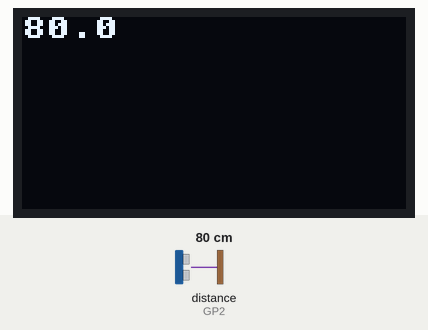
Recording of a program running on a simulated Raspberry Pi Pico running MicroPython. Shown: 128×64 one-colour display. The test bench sets the inputs (shaded band); at power-on: distance to the obstacle (sensor on GP2) 80 cm. The echo pulse lasts 58.3 µs per cm; library files of the repository ran but are not shown: ssd1306.py; what the program prints to the serial console is not drawn.

Above: at 1.2 s.
1.3 s: distance to the obstacle (sensor on GP2) set to 2 cm
At 3.3 s:
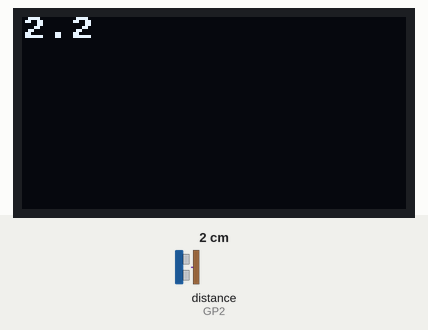
3.6 s: distance to the obstacle (sensor on GP2) set to 4 cm
At 4.4 s:
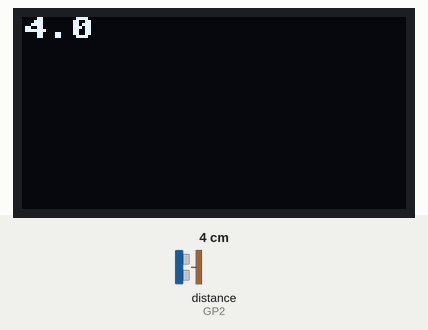
5.6 s: distance to the obstacle (sensor on GP2) set to 9 cm
At 6.6 s:
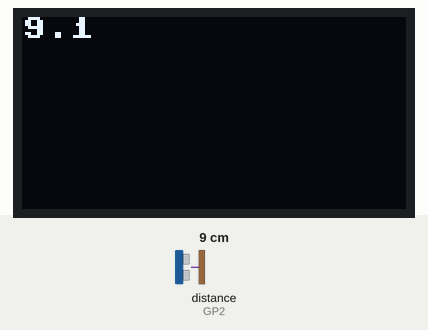
Timing chart, 0 to 8.6 s (numbered marks = the images above; inputs shaded):
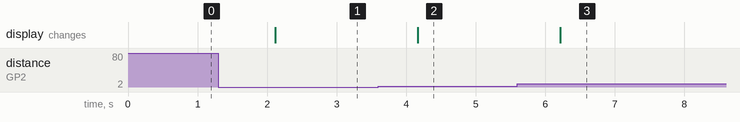

The program:

Ultrasonic_Distance_Sensor.py
```python
from machine import Pin, I2C
from ssd1306 import SSD1306_I2C
import utime

WIDTH = 128
HEIGHT = 64

i2c = I2C(0, scl = Pin(17), sda = Pin(16), freq=400000)
display = SSD1306_I2C(WIDTH, HEIGHT, i2c)


trigger = Pin(3, Pin.OUT)
echo = Pin(2, Pin.IN)


def ultra():
   trigger.low()
   utime.sleep_us(2)
   trigger.high()
   utime.sleep_us(5)
   trigger.low()
   while echo.value() == 0:
       signaloff = utime.ticks_us()
   while echo.value() == 1:
       signalon = utime.ticks_us()

   timepassed = signalon - signaloff
   distance = (timepassed * 0.0343) / 2
   distance = "{:.1f}".format(distance)

   print(distance + " cm")

   return str(distance)


print("fok")
ngf = ultra()
print(ngf)
while True:
    display.text(ultra(),0,0)
    display.show()
    display.fill(0)
    utime.sleep(1)
```

Measured:
- after the input at 1.3 s, the display: changes after 0.82 s (image 1)
- after the input at 3.6 s, the display: changes after 0.57 s (image 2)
- after the input at 5.6 s, the display: changes after 0.62 s (image 3)
